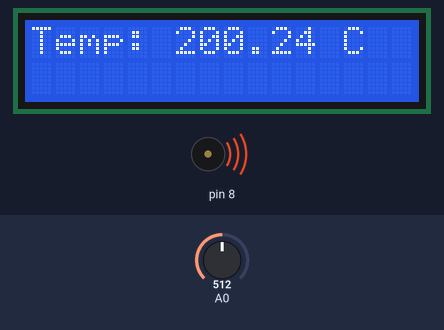
A sketch run on a simulated Arduino Uno, built with avr-gcc and run on an emulated ATmega328P. On the bench: 16×2 character LCD, buzzer (waves = sounding). Inputs (shaded band) come from the test bench; at power-on: A0 = 512.

Above: at 1.2 s.
1.3 s: A0 set to 716
At 2.9 s:
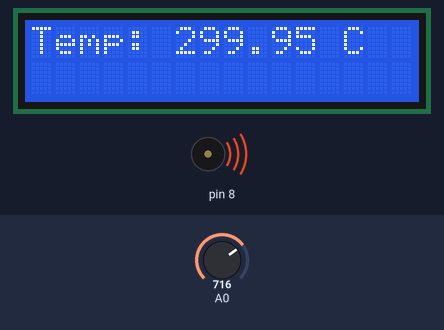
3.5 s: A0 set to 900
At 4.8 s:
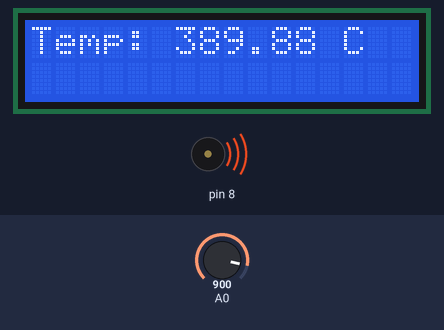
5.5 s: A0 set to 1023
At 6.7 s:
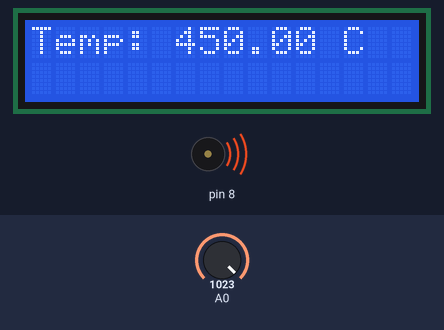
Timing chart, 0 to 8.5 s (numbered marks = the images above; inputs shaded):
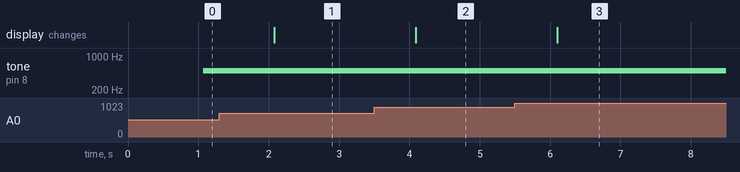

Measured:
- after the input at 1.3 s, the display: changes after 0.78 s (image 1)
- after the input at 3.5 s, the display: changes after 0.59 s (image 2)
- after the input at 5.5 s, the display: changes after 0.60 s (image 3)

The sketch:

CODE.ino
```cpp
#include<LiquidCrystal.h>

LiquidCrystal lcd(12,11,2,3,4,5);

void setup()
{
 lcd.begin(16,2);
 lcd.clear();
 pinMode(8, OUTPUT);
}

void loop()
{
  float v=analogRead(A0) * 5.0 /1023.0;
  float temp=v * 100 - 50;

  lcd.clear();
  lcd.print("Temp: ");
  lcd.print(temp);
  lcd.print(" ");
  lcd.println("C");
  delay(1000);

  if ( temp > 50 )
  {
    tone(8, 500, 1000);
  }
}
```
